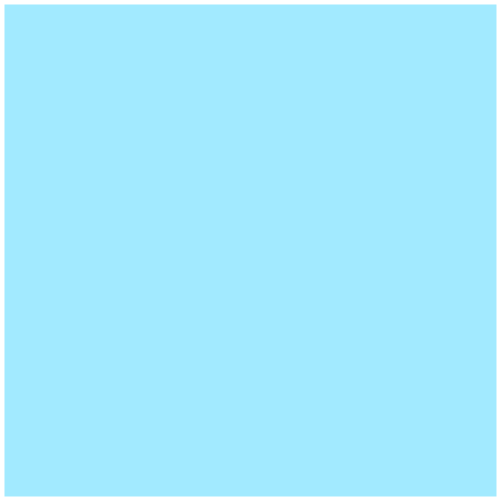
Frame 1 (no input)
Frame 60 (the mouse pressed at the canvas centre just before this capture): identical to frame 1, image omitted
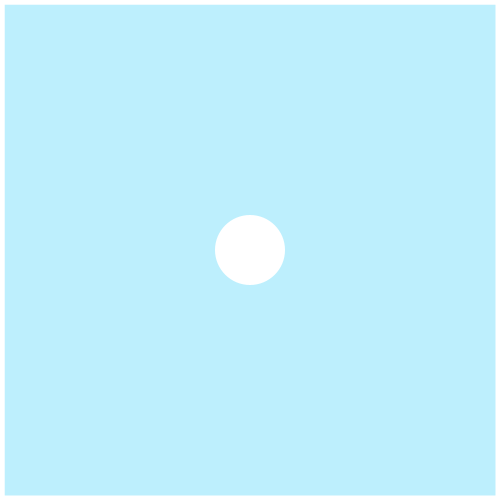
Frame 120 (the mouse held since frame 60 and released just before this capture)

The Processing sketch that drew these frames (run headless with seeded random() and noise(); from frame 60 on, the mouse is pressed at the canvas centre):

// Processing sketch: processing_163326
// ── processing_163326.pde

void setup (){
  size(500, 500);
}

void draw () {
 stroke(255);
 strokeWeight(8);
 fill(162,234,255);
 rect(0,0,500,500);
 if((mouseX>0) && (mouseX<500) && (mouseY>0) && (mouseY>0)) {
   fill(mouseX, mouseX, mouseY,80);
   rect(0,0,499,499);
   noStroke();
   fill(255);
   ellipse(mouseX,mouseY,70,70);
 }
}
